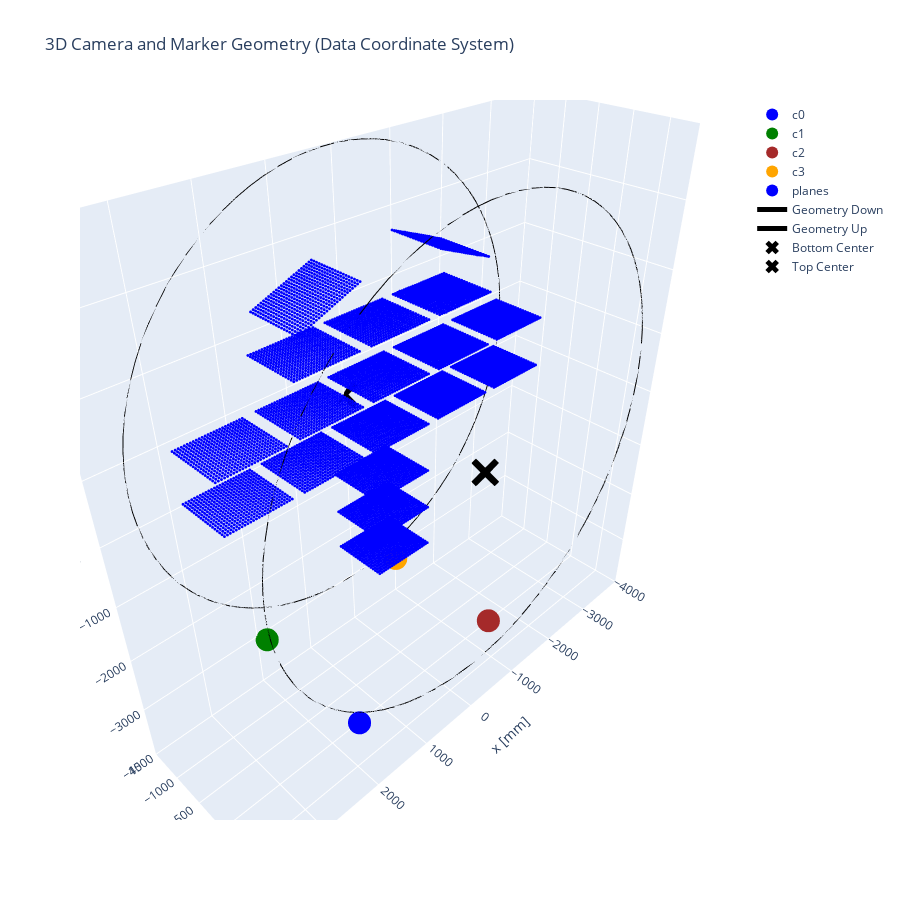

The cell this chart's notebook holds for it:
### Code cell
import plotly.graph_objs as go

# Extract X, Y, Z columns
X = data['X']
Y = data['Y']
Z = data['Z']

fig = go.Figure()

# Plot camera positions (x, y, z order)
fig.add_trace(go.Scatter3d(
    x=[pos_c[0][0]], y=[pos_c[0][1]], z=[pos_c[0][2]],
    mode='markers', marker=dict(size=8, color='blue'), name='c0'
))
fig.add_trace(go.Scatter3d(
    x=[pos_c[1][0]], y=[pos_c[1][1]], z=[pos_c[1][2]],
    mode='markers', marker=dict(size=8, color='green'), name='c1'
))
fig.add_trace(go.Scatter3d(
    x=[pos_c[2][0]], y=[pos_c[2][1]], z=[pos_c[2][2]],
    mode='markers', marker=dict(size=8, color='brown'), name='c2'
))
fig.add_trace(go.Scatter3d(
    x=[pos_c[3][0]], y=[pos_c[3][1]], z=[pos_c[3][2]],
    mode='markers', marker=dict(size=8, color='orange'), name='c3'
))

# Plot reference plane markers (red), assuming XYZ[0] is (N,3) with columns x,y,z
fig.add_trace(go.Scatter3d(
    x=X, y=Y, z=Z,
    mode='markers', marker=dict(size=1, color='blue'), name = 'planes'
))

# Plot all other planes (black)
# for i in range(1, len(params.planes)):
#     fig.add_trace(go.Scatter3d(
#         x=P[i][:,0], y=P[i][:,1], z=P[i][:,2],
#         mode='markers', marker=dict(size=2, color='black'), name=f'Plane {i}'
#     ))

# Plot geometry (down and up circles)

# plot geometry
theta = np.linspace(0, 2*np.pi, 100)
geometry_down = [3500*np.cos(theta),np.zeros_like(theta)-1500, 3500*np.sin(theta)+480]
geometry_up = [3500*np.cos(theta),np.zeros_like(theta)+880, 3500*np.sin(theta)+480]


fig.add_trace(go.Scatter3d(
    x=geometry_down[0], y=geometry_down[1], z=geometry_down[2],
    mode='lines', line=dict(color='black', width=2), name='Geometry Down'
))
fig.add_trace(go.Scatter3d(
    x=geometry_up[0], y=geometry_up[1], z=geometry_up[2],
    mode='lines', line=dict(color='black', width=2), name='Geometry Up'
))

# Plot X marks for geometry (x, y, z order)
fig.add_trace(go.Scatter3d(
    x=[0], z=[480], y=[-1500],
    mode='markers', marker=dict(symbol='x', size=10, color='black'), name='Bottom Center'
))
fig.add_trace(go.Scatter3d(
    x=[0], z=[480], y=[880],
    mode='markers', marker=dict(symbol='x', size=10, color='black'), name='Top Center'
))

fig.update_layout(
    scene=dict(
        xaxis_title='x [mm]',
        yaxis_title='y [mm]',
        zaxis_title='z [mm]',
        xaxis=dict(range=[-4000, 4000]),
        yaxis=dict(range=[-1500, 880]),
        zaxis=dict(range=[-4000, 4000])
    ),
    legend=dict(itemsizing='constant'),
    width=900, height=900,
    title='3D Camera and Marker Geometry (Data Coordinate System)'
)

fig.show()

### Figure 1 — Plotly figure (JSON) as saved in the notebook; plotly's stock layout.template omitted (floating-point values rounded to 4 significant figures; data arrays with more than 128 entries replaced by an {"elided": "..."} marker saying what was removed)
{"data": [{"marker": {"color": "blue", "size": 8}, "mode": "markers", "name": "c0", "type": "scatter3d", "x": [1917.0], "y": [481.8], "z": [-3108.0]}, {"marker": {"color": "green", "size": 8}, "mode": "markers", "name": "c1", "type": "scatter3d", "x": [1915.0], "y": [-1385.0], "z": [-3032.0]}, {"marker": {"color": "brown", "size": 8}, "mode": "markers", "name": "c2", "type": "scatter3d", "x": [-910.2], "y": [458.7], "z": [-3134.0]}, {"marker": {"color": "orange", "size": 8}, "mode": "markers", "name": "c3", "type": "scatter3d", "x": [-851.8], "y": [-1360.0], "z": [-3071.0]}, {"marker": {"color": "blue", "size": 1}, "mode": "markers", "name": "planes", "type": "scatter3d", "x": {"elided": "8550 float values"}, "y": {"elided": "8550 float values"}, "z": {"elided": "8550 float values"}}, {"line": {"color": "black", "width": 2}, "mode": "lines", "name": "Geometry Down", "type": "scatter3d", "x": [3500.0, 3493.0, 3472.0, 3437.0, 3388.0, 3325.0, 3249.0, 3160.0, 3058.0, 2944.0, 2818.0, 2681.0, 2533.0, 2375.0, 2207.0, 2030.0, 1845.0, 1653.0, 1454.0, 1249.0, 1039.0, 825.2, 607.8, 387.9, 166.5, -55.53, -277.4, -498.1, -716.8, -932.7, -1145.0, -1352.0, -1554.0, -1750.0, -1939.0, -2120.0, -2292.0, -2455.0, -2608.0, -2751.0, -2883.0, -3003.0, -3111.0, -3206.0, -3289.0, -3358.0, -3414.0, -3456.0, -3484.0, -3498.0, -3498.0, -3484.0, -3456.0, -3414.0, -3358.0, -3289.0, -3206.0, -3111.0, -3003.0, -2883.0, -2751.0, -2608.0, -2455.0, -2292.0, -2120.0, -1939.0, -1750.0, -1554.0, -1352.0, -1145.0, -932.7, -716.8, -498.1, -277.4, -55.53, 166.5, 387.9, 607.8, 825.2, 1039.0, 1249.0, 1454.0, 1653.0, 1845.0, 2030.0, 2207.0, 2375.0, 2533.0, 2681.0, 2818.0, 2944.0, 3058.0, 3160.0, 3249.0, 3325.0, 3388.0, 3437.0, 3472.0, 3493.0, 3500.0], "y": [-1500.0, -1500.0, -1500.0, -1500.0, -1500.0, -1500.0, -1500.0, -1500.0, -1500.0, -1500.0, -1500.0, -1500.0, -1500.0, -1500.0, -1500.0, -1500.0, -1500.0, -1500.0, -1500.0, -1500.0, -1500.0, -1500.0, -1500.0, -1500.0, -1500.0, -1500.0, -1500.0, -1500.0, -1500.0, -1500.0, -1500.0, -1500.0, -1500.0, -1500.0, -1500.0, -1500.0, -1500.0, -1500.0, -1500.0, -1500.0, -1500.0, -1500.0, -1500.0, -1500.0, -1500.0, -1500.0, -1500.0, -1500.0, -1500.0, -1500.0, -1500.0, -1500.0, -1500.0, -1500.0, -1500.0, -1500.0, -1500.0, -1500.0, -1500.0, -1500.0, -1500.0, -1500.0, -1500.0, -1500.0, -1500.0, -1500.0, -1500.0, -1500.0, -1500.0, -1500.0, -1500.0, -1500.0, -1500.0, -1500.0, -1500.0, -1500.0, -1500.0, -1500.0, -1500.0, -1500.0, -1500.0, -1500.0, -1500.0, -1500.0, -1500.0, -1500.0, -1500.0, -1500.0, -1500.0, -1500.0, -1500.0, -1500.0, -1500.0, -1500.0, -1500.0, -1500.0, -1500.0, -1500.0, -1500.0, -1500.0], "z": [480.0, 702.0, 923.1, 1142.0, 1359.0, 1572.0, 1781.0, 1984.0, 2182.0, 2372.0, 2555.0, 2730.0, 2895.0, 3051.0, 3197.0, 3331.0, 3454.0, 3565.0, 3664.0, 3750.0, 3822.0, 3881.0, 3927.0, 3958.0, 3976.0, 3980.0, 3969.0, 3944.0, 3906.0, 3853.0, 3788.0, 3708.0, 3616.0, 3511.0, 3394.0, 3265.0, 3125.0, 2974.0, 2814.0, 2644.0, 2465.0, 2278.0, 2084.0, 1883.0, 1677.0, 1466.0, 1251.0, 1033.0, 812.7, 591.0, 369.0, 147.3, -73.0, -291.1, -506.1, -717.1, -923.3, -1124.0, -1318.0, -1505.0, -1684.0, -1854.0, -2014.0, -2165.0, -2305.0, -2434.0, -2551.0, -2656.0, -2748.0, -2828.0, -2893.0, -2946.0, -2984.0, -3009.0, -3020.0, -3016.0, -2998.0, -2967.0, -2921.0, -2862.0, -2790.0, -2704.0, -2605.0, -2494.0, -2371.0, -2237.0, -2091.0, -1935.0, -1770.0, -1595.0, -1412.0, -1222.0, -1024.0, -820.8, -612.1, -399.0, -182.4, 36.93, 258.0, 480.0]}, {"line": {"color": "black", "width": 2}, "mode": "lines", "name": "Geometry Up", "type": "scatter3d", "x": [3500.0, 3493.0, 3472.0, 3437.0, 3388.0, 3325.0, 3249.0, 3160.0, 3058.0, 2944.0, 2818.0, 2681.0, 2533.0, 2375.0, 2207.0, 2030.0, 1845.0, 1653.0, 1454.0, 1249.0, 1039.0, 825.2, 607.8, 387.9, 166.5, -55.53, -277.4, -498.1, -716.8, -932.7, -1145.0, -1352.0, -1554.0, -1750.0, -1939.0, -2120.0, -2292.0, -2455.0, -2608.0, -2751.0, -2883.0, -3003.0, -3111.0, -3206.0, -3289.0, -3358.0, -3414.0, -3456.0, -3484.0, -3498.0, -3498.0, -3484.0, -3456.0, -3414.0, -3358.0, -3289.0, -3206.0, -3111.0, -3003.0, -2883.0, -2751.0, -2608.0, -2455.0, -2292.0, -2120.0, -1939.0, -1750.0, -1554.0, -1352.0, -1145.0, -932.7, -716.8, -498.1, -277.4, -55.53, 166.5, 387.9, 607.8, 825.2, 1039.0, 1249.0, 1454.0, 1653.0, 1845.0, 2030.0, 2207.0, 2375.0, 2533.0, 2681.0, 2818.0, 2944.0, 3058.0, 3160.0, 3249.0, 3325.0, 3388.0, 3437.0, 3472.0, 3493.0, 3500.0], "y": [880.0, 880.0, 880.0, 880.0, 880.0, 880.0, 880.0, 880.0, 880.0, 880.0, 880.0, 880.0, 880.0, 880.0, 880.0, 880.0, 880.0, 880.0, 880.0, 880.0, 880.0, 880.0, 880.0, 880.0, 880.0, 880.0, 880.0, 880.0, 880.0, 880.0, 880.0, 880.0, 880.0, 880.0, 880.0, 880.0, 880.0, 880.0, 880.0, 880.0, 880.0, 880.0, 880.0, 880.0, 880.0, 880.0, 880.0, 880.0, 880.0, 880.0, 880.0, 880.0, 880.0, 880.0, 880.0, 880.0, 880.0, 880.0, 880.0, 880.0, 880.0, 880.0, 880.0, 880.0, 880.0, 880.0, 880.0, 880.0, 880.0, 880.0, 880.0, 880.0, 880.0, 880.0, 880.0, 880.0, 880.0, 880.0, 880.0, 880.0, 880.0, 880.0, 880.0, 880.0, 880.0, 880.0, 880.0, 880.0, 880.0, 880.0, 880.0, 880.0, 880.0, 880.0, 880.0, 880.0, 880.0, 880.0, 880.0, 880.0], "z": [480.0, 702.0, 923.1, 1142.0, 1359.0, 1572.0, 1781.0, 1984.0, 2182.0, 2372.0, 2555.0, 2730.0, 2895.0, 3051.0, 3197.0, 3331.0, 3454.0, 3565.0, 3664.0, 3750.0, 3822.0, 3881.0, 3927.0, 3958.0, 3976.0, 3980.0, 3969.0, 3944.0, 3906.0, 3853.0, 3788.0, 3708.0, 3616.0, 3511.0, 3394.0, 3265.0, 3125.0, 2974.0, 2814.0, 2644.0, 2465.0, 2278.0, 2084.0, 1883.0, 1677.0, 1466.0, 1251.0, 1033.0, 812.7, 591.0, 369.0, 147.3, -73.0, -291.1, -506.1, -717.1, -923.3, -1124.0, -1318.0, -1505.0, -1684.0, -1854.0, -2014.0, -2165.0, -2305.0, -2434.0, -2551.0, -2656.0, -2748.0, -2828.0, -2893.0, -2946.0, -2984.0, -3009.0, -3020.0, -3016.0, -2998.0, -2967.0, -2921.0, -2862.0, -2790.0, -2704.0, -2605.0, -2494.0, -2371.0, -2237.0, -2091.0, -1935.0, -1770.0, -1595.0, -1412.0, -1222.0, -1024.0, -820.8, -612.1, -399.0, -182.4, 36.93, 258.0, 480.0]}, {"marker": {"color": "black", "size": 10, "symbol": "x"}, "mode": "markers", "name": "Bottom Center", "type": "scatter3d", "x": [0], "y": [-1500], "z": [480]}, {"marker": {"color": "black", "size": 10, "symbol": "x"}, "mode": "markers", "name": "Top Center", "type": "scatter3d", "x": [0], "y": [880], "z": [480]}], "layout": {"height": 900, "legend": {"itemsizing": "constant"}, "scene": {"xaxis": {"range": [-4000, 4000], "title": {"text": "x [mm]"}}, "yaxis": {"range": [-1500, 880], "title": {"text": "y [mm]"}}, "zaxis": {"range": [-4000, 4000], "title": {"text": "z [mm]"}}}, "title": {"text": "3D Camera and Marker Geometry (Data Coordinate System)"}, "width": 900}}
